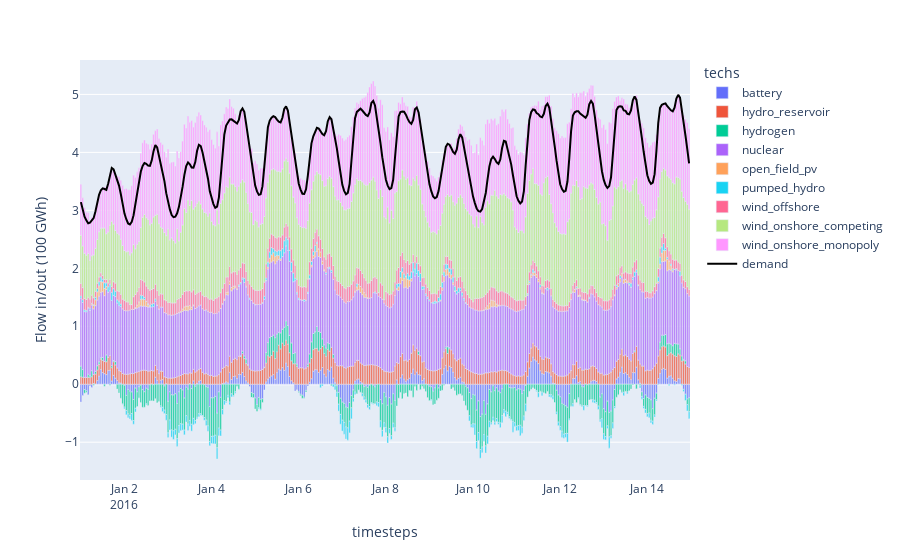

Notebook source saved alongside this figure:
### Code cell
fig1 = px.bar(
    df_electricity_other,
    x="timesteps",
    y=y_label,
    color="techs",
)
fig1.add_scatter(
    x=df_electricity_demand.timesteps,
    y=-1 * df_electricity_demand[y_label],
    marker_color="black",
    name="demand",
)

### Figure 1 — Plotly figure (JSON) as saved in the notebook; plotly's stock layout.template omitted (floating-point values rounded to 4 significant figures; data arrays with more than 128 entries replaced by an {"elided": "..."} marker saying what was removed)
{"data": [{"alignmentgroup": "True", "hovertemplate": "techs=battery<br>timesteps=%{x}<br>Flow in/out (100 GWh)=%{y}<extra></extra>", "legendgroup": "battery", "marker": {"color": "#636efa", "pattern": {"shape": ""}}, "name": "battery", "offsetgroup": "battery", "orientation": "v", "showlegend": true, "textposition": "auto", "type": "bar", "x": {"elided": "336 str values"}, "xaxis": "x", "y": {"elided": "336 float values"}, "yaxis": "y"}, {"alignmentgroup": "True", "hovertemplate": "techs=hydro_reservoir<br>timesteps=%{x}<br>Flow in/out (100 GWh)=%{y}<extra></extra>", "legendgroup": "hydro_reservoir", "marker": {"color": "#EF553B", "pattern": {"shape": ""}}, "name": "hydro_reservoir", "offsetgroup": "hydro_reservoir", "orientation": "v", "showlegend": true, "textposition": "auto", "type": "bar", "x": {"elided": "336 str values"}, "xaxis": "x", "y": {"elided": "336 float values"}, "yaxis": "y"}, {"alignmentgroup": "True", "hovertemplate": "techs=hydrogen<br>timesteps=%{x}<br>Flow in/out (100 GWh)=%{y}<extra></extra>", "legendgroup": "hydrogen", "marker": {"color": "#00cc96", "pattern": {"shape": ""}}, "name": "hydrogen", "offsetgroup": "hydrogen", "orientation": "v", "showlegend": true, "textposition": "auto", "type": "bar", "x": {"elided": "336 str values"}, "xaxis": "x", "y": {"elided": "336 float values"}, "yaxis": "y"}, {"alignmentgroup": "True", "hovertemplate": "techs=nuclear<br>timesteps=%{x}<br>Flow in/out (100 GWh)=%{y}<extra></extra>", "legendgroup": "nuclear", "marker": {"color": "#ab63fa", "pattern": {"shape": ""}}, "name": "nuclear", "offsetgroup": "nuclear", "orientation": "v", "showlegend": true, "textposition": "auto", "type": "bar", "x": {"elided": "336 str values"}, "xaxis": "x", "y": {"elided": "336 float values"}, "yaxis": "y"}, {"alignmentgroup": "True", "hovertemplate": "techs=open_field_pv<br>timesteps=%{x}<br>Flow in/out (100 GWh)=%{y}<extra></extra>", "legendgroup": "open_field_pv", "marker": {"color": "#FFA15A", "pattern": {"shape": ""}}, "name": "open_field_pv", "offsetgroup": "open_field_pv", "orientation": "v", "showlegend": true, "textposition": "auto", "type": "bar", "x": {"elided": "150 str values"}, "xaxis": "x", "y": {"elided": "150 float values"}, "yaxis": "y"}, {"alignmentgroup": "True", "hovertemplate": "techs=pumped_hydro<br>timesteps=%{x}<br>Flow in/out (100 GWh)=%{y}<extra></extra>", "legendgroup": "pumped_hydro", "marker": {"color": "#19d3f3", "pattern": {"shape": ""}}, "name": "pumped_hydro", "offsetgroup": "pumped_hydro", "orientation": "v", "showlegend": true, "textposition": "auto", "type": "bar", "x": {"elided": "336 str values"}, "xaxis": "x", "y": {"elided": "336 float values"}, "yaxis": "y"}, {"alignmentgroup": "True", "hovertemplate": "techs=wind_offshore<br>timesteps=%{x}<br>Flow in/out (100 GWh)=%{y}<extra></extra>", "legendgroup": "wind_offshore", "marker": {"color": "#FF6692", "pattern": {"shape": ""}}, "name": "wind_offshore", "offsetgroup": "wind_offshore", "orientation": "v", "showlegend": true, "textposition": "auto", "type": "bar", "x": {"elided": "336 str values"}, "xaxis": "x", "y": {"elided": "336 float values"}, "yaxis": "y"}, {"alignmentgroup": "True", "hovertemplate": "techs=wind_onshore_competing<br>timesteps=%{x}<br>Flow in/out (100 GWh)=%{y}<extra></extra>", "legendgroup": "wind_onshore_competing", "marker": {"color": "#B6E880", "pattern": {"shape": ""}}, "name": "wind_onshore_competing", "offsetgroup": "wind_onshore_competing", "orientation": "v", "showlegend": true, "textposition": "auto", "type": "bar", "x": {"elided": "336 str values"}, "xaxis": "x", "y": {"elided": "336 float values"}, "yaxis": "y"}, {"alignmentgroup": "True", "hovertemplate": "techs=wind_onshore_monopoly<br>timesteps=%{x}<br>Flow in/out (100 GWh)=%{y}<extra></extra>", "legendgroup": "wind_onshore_monopoly", "marker": {"color": "#FF97FF", "pattern": {"shape": ""}}, "name": "wind_onshore_monopoly", "offsetgroup": "wind_onshore_monopoly", "orientation": "v", "showlegend": true, "textposition": "auto", "type": "bar", "x": {"elided": "336 str values"}, "xaxis": "x", "y": {"elided": "336 float values"}, "yaxis": "y"}, {"marker": {"color": "black"}, "name": "demand", "type": "scatter", "x": {"elided": "336 str values"}, "y": {"elided": "336 float values"}}], "layout": {"barmode": "relative", "legend": {"title": {"text": "techs"}, "tracegroupgap": 0}, "margin": {"t": 60}, "xaxis": {"anchor": "y", "domain": [0, 1], "title": {"text": "timesteps"}}, "yaxis": {"anchor": "x", "domain": [0, 1], "title": {"text": "Flow in/out (100 GWh)"}}}}
